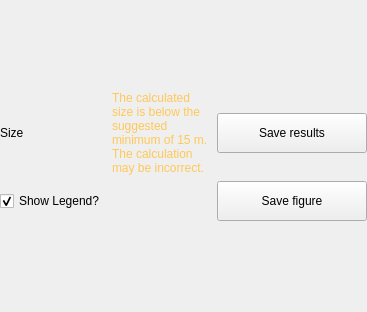
            <widget class="QWidget" name="scrollAreaWidgetContents_2">
             <property name="geometry">
              <rect>
               <x>0</x>
               <y>0</y>
               <width>367</width>
               <height>312</height>
              </rect>
             </property>
             <layout class="QGridLayout" name="gridLayout_8">
              <property name="leftMargin">
               <number>0</number>
              </property>
              <property name="topMargin">
               <number>0</number>
              </property>
              <property name="rightMargin">
               <number>0</number>
              </property>
              <property name="bottomMargin">
               <number>0</number>
              </property>
              <item row="0" column="0">
               <layout class="QGridLayout" name="gridLayout_6">
                <item row="1" column="0">
                 <widget class="QCheckBox" name="checkBox_Legend">
                  <property name="maximumSize">
                   <size>
                    <width>16777215</width>
                    <height>20</height>
                   </size>
                  </property>
                  <property name="text">
                   <string>Show Legend?</string>
                  </property>
                  <property name="checked">
                   <bool>true</bool>
                  </property>
                  <property name="tristate">
                   <bool>false</bool>
                  </property>
                 </widget>
                </item>
                <item row="0" column="0">
                 <widget class="QLabel" name="label_Size">
                  <property name="sizePolicy">
                   <sizepolicy hsizetype="Fixed" vsizetype="Fixed">
                    <horstretch>0</horstretch>
                    <verstretch>0</verstretch>
                   </sizepolicy>
                  </property>
                  <property name="maximumSize">
                   <size>
                    <width>16777215</width>
                    <height>16777215</height>
                   </size>
                  </property>
                  <property name="text">
                   <string>Size</string>
                  </property>
                 </widget>
                </item>
                <item row="0" column="2">
                 <widget class="QPushButton" name="pushButton_SaveData">
                  <property name="minimumSize">
                   <size>
                    <width>150</width>
                    <height>40</height>
                   </size>
                  </property>
                  <property name="maximumSize">
                   <size>
                    <width>16777215</width>
                    <height>40</height>
                   </size>
                  </property>
                  <property name="text">
                   <string>Save results</string>
                  </property>
                  <property name="icon">
                   <iconset resource="icons.qrc">
                    <normaloff>:/icons/icons/Save_Inv.svg</normaloff>:/icons/icons/Save_Inv.svg</iconset>
                  </property>
                  <property name="iconSize">
                   <size>
                    <width>24</width>
                    <height>24</height>
                   </size>
                  </property>
                 </widget>
                </item>
                <item row="1" column="2">
                 <widget class="QPushButton" name="pushButton_SaveFigure">
                  <property name="minimumSize">
                   <size>
                    <width>150</width>
                    <height>40</height>
                   </size>
                  </property>
                  <property name="maximumSize">
                   <size>
                    <width>16777215</width>
                    <height>40</height>
                   </size>
                  </property>
                  <property name="styleSheet">
                   <string notr="true"/>
                  </property>
                  <property name="text">
                   <string>Save figure</string>
                  </property>
                  <property name="icon">
                   <iconset resource="icons.qrc">
                    <normaloff>:/icons/icons/Save_Inv.svg</normaloff>:/icons/icons/Save_Inv.svg</iconset>
                  </property>
                  <property name="iconSize">
                   <size>
                    <width>24</width>
                    <height>24</height>
                   </size>
                  </property>
                 </widget>
                </item>
                <item row="1" column="1">
                 <spacer name="horizontalSpacer_8">
                  <property name="orientation">
                   <enum>Qt::Horizontal</enum>
                  </property>
                  <property name="sizeHint" stdset="0">
                   <size>
                    <width>40</width>
                    <height>20</height>
                   </size>
                  </property>
                 </spacer>
                </item>
                <item row="0" column="1">
                 <widget class="QLabel" name="label_WarningDepth">
                  <property name="styleSheet">
                   <string notr="true">color: rgb(255, 200, 87);</string>
                  </property>
                  <property name="text">
                   <string>The calculated size is below the suggested minimum of 15 m. The calculation may be incorrect.</string>
                  </property>
                  <property name="wordWrap">
                   <bool>true</bool>
                  </property>
                 </widget>
                </item>
               </layout>
              </item>
             </layout>
            </widget>
